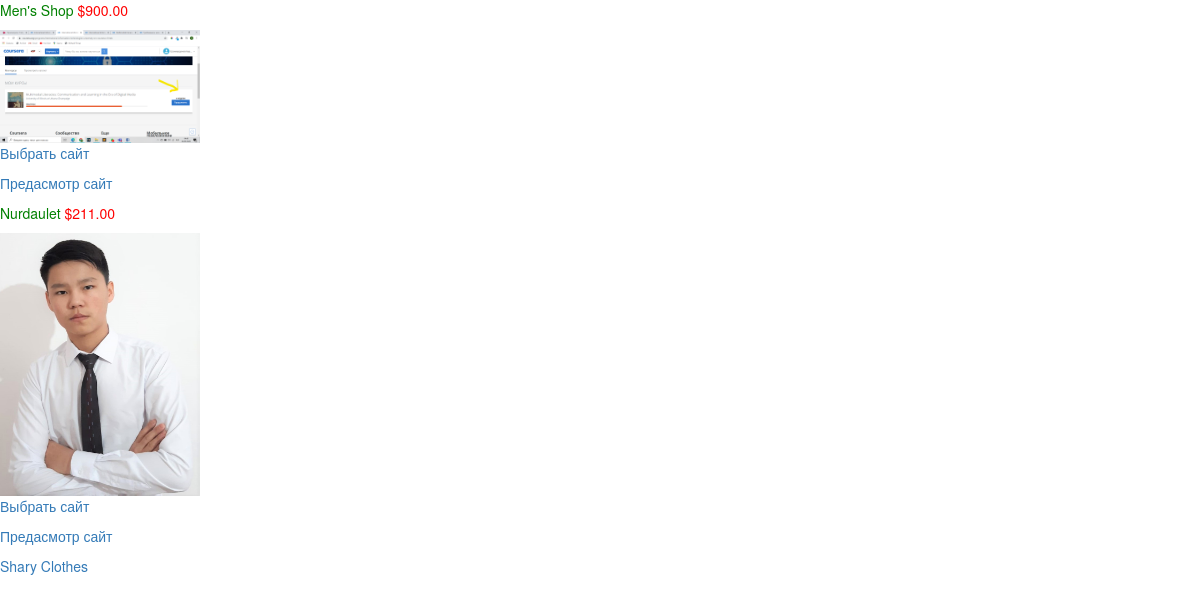
/site/list, run on the app's committed database.
### management_site/models.py (models this page shows, shortened)
class Site(models.Model):
    title = models.CharField(max_length=120)
    cost = models.DecimalField(max_digits=5, decimal_places=2,null=True)
    is_top = models.BooleanField(default=False,null=True)
    photo = models.ImageField(upload_to="images/", null=True, blank=True)
    description = models.TextField(blank=True)
    category = models.ForeignKey(Category, on_delete=models.CASCADE, null=True)
    client_url = models.CharField(max_length=120, blank=True)
    admin_url = models.CharField(max_length=120, blank=True)

class Category(models.Model):
    title = models.CharField(max_length=120)

### management_site/views.py (the view)
# urls.py: path('site/list', views.SiteListView.as_view(), name='site_list_page'),
class SiteListView(ListView, LoginRequiredMixin):
    template_name = 'management/site_list.html'
    model = Site
    context_object_name = 'sites'
    def get_queryset(self, *args, **kwargs):
        qs = super().get_queryset()
        category = self.kwargs.get('category', None)
        if category:
            qs = qs.filter(category=category)
        return qs
    def get_context_data(self, **kwargs):
        context = super().get_context_data(**kwargs)
        categories = Category.objects.all()
        context['categories'] = categories
        return context

### templates/management/site_list.html
{% extends 'management/base.html' %}
{% block content %}
	{% for site in sites %}
	<div>
		<p style="color:green" >{{site.title}} <span style="color:red" >${{site.cost}}</span></p>
		<img style="width: 200px; height: auto" src="{{site.photo.url}}">
        <p><a href="{% url 'management:user_site_page' site=site.id %}">Выбрать сайт</a></p>
        <p><a href="{% url site.client_url user_site='wefw' %}">Предасмотр сайт</a></p>
	</div>
	{% endfor %}
	{% for category in categories %}
		<a href="{% url 'management:site_list_page' category=category.id %}">{{category.title}}</a>
	{% endfor %}
{% endblock %}

### templates/management/base.html (shortened to what this page needs)
<!DOCTYPE html>
<html>
<head>
	{% load static %}
	  <link rel="stylesheet" href="https://maxcdn.bootstrapcdn.com/bootstrap/3.4.1/css/bootstrap.min.css">
</head>
<body>
	{% block content %}
    {% endblock %}
</body>
</html>

### data on the page
Site: title "Men's Shop", cost "900.00", photo (picture)
Site: title "Nurdaulet", cost "211.00", photo (picture)
Category: title "Shary"
Category: title "Clothes"
